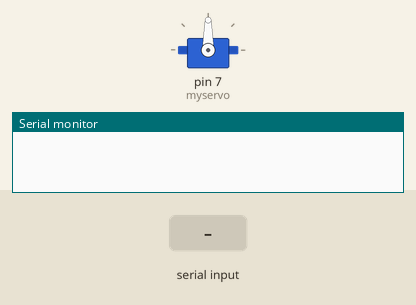
Simulated run of this sketch. Board: Arduino Uno, built with avr-gcc and run on an emulated ATmega328P. Shown: servo, the last lines printed to the serial monitor. The inputs (shaded band) are chosen by the test bench.

Above: at 1.4 s.
1.5 s: "30,150," received over Serial
At 2.68 s:
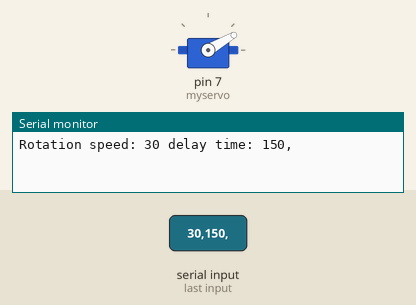
4.3 s: "5," received over Serial
At 5.4 s:
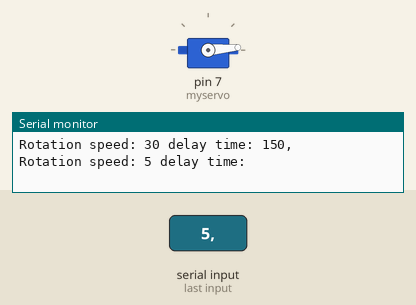
7.0 s: "200," received over Serial
At 8.1 s:
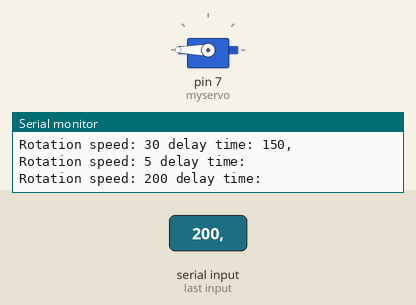
9.7 s: "1,90,45," received over Serial
At 12.0 s:
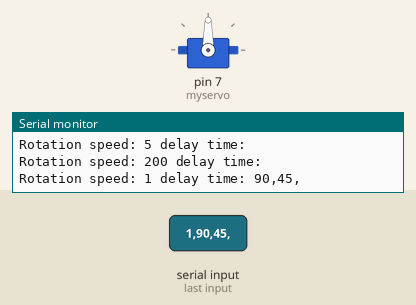
Timing chart, 0 to 13.2 s (numbered marks = the images above; inputs shaded):
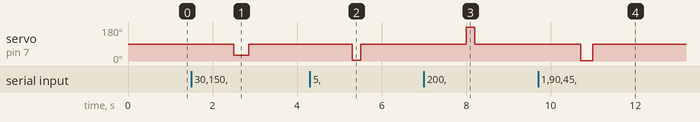

The sketch:

microwave_motor.ino
```cpp
#include <Servo.h>
#include <string.h>

Servo myservo;  // create servo object to control a servo
// twelve servo objects can be created on most boards

int incomingInt = 0;   // for incoming serial data
String incomingStr = "0";   // for incoming serial data
String command;

void setup() {
  Serial.begin(9600);
  myservo.attach(7);  // attaches the servo on pin 9 to the servo object
  // stop the motor
  myservo.write(90);
  delay(200);
}


void loop() {

        // send data only when you receive data:
        if (Serial.available() > 0) {
                // read the incoming byte:
                //incomingStr = Serial.readStringUntil('\r\n');
                String rs  = Serial.readStringUntil(','); // first value is rotation speed
                //Serial.read(); //next character is comma, so skip it using this
                String dt = Serial.readStringUntil('\r\n'); // second value is delay time
                Serial.print("Rotation speed: ");
                Serial.print(rs);
                Serial.print(" delay time: ");
                Serial.println(dt);
                myservo.write(rs.toInt());
                delay(dt.toInt());
                delay(200);
                  // stop the motor
                myservo.write(90);
                delay(200);
        }


}
```

Measured:
- after the input at 1.5 s, servo on pin 7 (myservo): 90° → 30° after 1.0 s, → 90° 0.35 s later
- after the input at 4.3 s, servo on pin 7 (myservo): 90° → 5° after 1.0 s, → 90° 0.20 s later
- after the input at 7.0 s, servo on pin 7 (myservo): 90° → 180° after 1.0 s, → 90° 0.20 s later
- after the input at 9.7 s, servo on pin 7 (myservo): 90° → 1° after 1.0 s, → 90° 0.29 s later
